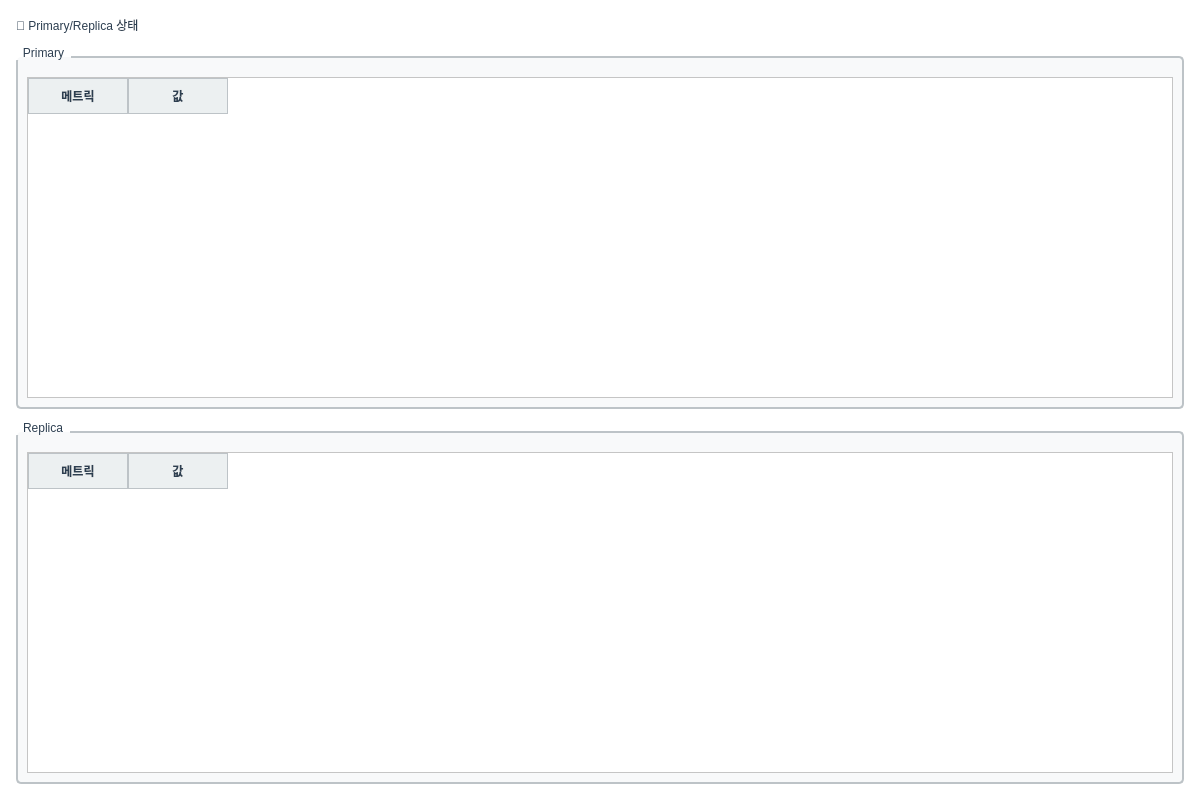
<?xml version="1.0" encoding="UTF-8"?>
<ui version="4.0">
 <class>OverviewTab</class>
 <widget class="QWidget" name="OverviewTab">
  <property name="geometry">
   <rect>
    <x>0</x>
    <y>0</y>
    <width>1200</width>
    <height>800</height>
   </rect>
  </property>
  <property name="windowTitle">
   <string>Overview</string>
  </property>
  <property name="styleSheet">
   <string notr="true">QWidget {
    background-color: #FFFFFF;
    color: #2C3E50;
    font-family: &quot;맑은 고딕&quot;;
    font-size: 9pt;
}

QTabWidget::pane {
    border: 1px solid #BDC3C7;
    background-color: #FFFFFF;
}

QTabBar::tab {
    background-color: #ECF0F1;
    color: #2C3E50;
    padding: 8px 16px;
    margin-right: 2px;
    border: 1px solid #BDC3C7;
    border-bottom: none;
    border-top-left-radius: 4px;
    border-top-right-radius: 4px;
}

QTabBar::tab:selected {
    background-color: #3498DB;
    color: #FFFFFF;
    font-weight: bold;
}

QTabBar::tab:hover {
    background-color: #D5DBDB;
}

QTableWidget {
    gridline-color: #BDC3C7;
    background-color: #FFFFFF;
    alternate-background-color: #F8F9FA;
    selection-background-color: #3498DB;
    selection-color: #FFFFFF;
}

QTableWidget::item {
    padding: 4px;
    border: none;
}

QHeaderView::section {
    background-color: #ECF0F1;
    color: #2C3E50;
    padding: 6px;
    border: 1px solid #BDC3C7;
    font-weight: bold;
}

QLineEdit, QTextEdit, QPlainTextEdit {
    background-color: #FFFFFF;
    border: 1px solid #BDC3C7;
    border-radius: 3px;
    padding: 4px;
    color: #2C3E50;
}

QLineEdit:focus, QTextEdit:focus, QPlainTextEdit:focus {
    border: 2px solid #3498DB;
}

QPushButton {
    background-color: #3498DB;
    color: #FFFFFF;
    border: none;
    border-radius: 4px;
    padding: 6px 12px;
    font-weight: bold;
}

QPushButton:hover {
    background-color: #2980B9;
}

QPushButton:pressed {
    background-color: #1F618D;
}

QPushButton:disabled {
    background-color: #BDC3C7;
    color: #7F8C8D;
}

QLabel {
    color: #2C3E50;
    background-color: transparent;
}

QGroupBox {
    border: 2px solid #BDC3C7;
    border-radius: 5px;
    margin-top: 10px;
    padding-top: 10px;
    background-color: #F8F9FA;
}

QGroupBox::title {
    subcontrol-origin: margin;
    subcontrol-position: top left;
    padding: 0 5px;
    color: #2C3E50;
    font-weight: bold;
}

QProgressBar {
    border: 1px solid #BDC3C7;
    border-radius: 3px;
    text-align: center;
    background-color: #ECF0F1;
}

QProgressBar::chunk {
    background-color: #3498DB;
}</string>
  </property>
  <layout class="QVBoxLayout" name="verticalLayout">
   <property name="spacing">
    <number>12</number>
   </property>
   <property name="leftMargin">
    <number>16</number>
   </property>
   <property name="topMargin">
    <number>16</number>
   </property>
   <property name="rightMargin">
    <number>16</number>
   </property>
   <property name="bottomMargin">
    <number>16</number>
   </property>
   <item>
    <widget class="QLabel" name="lbl_title">
     <property name="text">
      <string>🐘 Primary/Replica 상태</string>
     </property>
     <property name="styleSheet">
   <string notr="true">QWidget {
    background-color: #FFFFFF;
    color: #2C3E50;
    font-family: &quot;맑은 고딕&quot;;
    font-size: 9pt;
}

QTabWidget::pane {
    border: 1px solid #BDC3C7;
    background-color: #FFFFFF;
}

QTabBar::tab {
    background-color: #ECF0F1;
    color: #2C3E50;
    padding: 8px 16px;
    margin-right: 2px;
    border: 1px solid #BDC3C7;
    border-bottom: none;
    border-top-left-radius: 4px;
    border-top-right-radius: 4px;
}

QTabBar::tab:selected {
    background-color: #3498DB;
    color: #FFFFFF;
    font-weight: bold;
}

QTabBar::tab:hover {
    background-color: #D5DBDB;
}

QTableWidget {
    gridline-color: #BDC3C7;
    background-color: #FFFFFF;
    alternate-background-color: #F8F9FA;
    selection-background-color: #3498DB;
    selection-color: #FFFFFF;
}

QTableWidget::item {
    padding: 4px;
    border: none;
}

QHeaderView::section {
    background-color: #ECF0F1;
    color: #2C3E50;
    padding: 6px;
    border: 1px solid #BDC3C7;
    font-weight: bold;
}

QLineEdit, QTextEdit, QPlainTextEdit {
    background-color: #FFFFFF;
    border: 1px solid #BDC3C7;
    border-radius: 3px;
    padding: 4px;
    color: #2C3E50;
}

QLineEdit:focus, QTextEdit:focus, QPlainTextEdit:focus {
    border: 2px solid #3498DB;
}

QPushButton {
    background-color: #3498DB;
    color: #FFFFFF;
    border: none;
    border-radius: 4px;
    padding: 6px 12px;
    font-weight: bold;
}

QPushButton:hover {
    background-color: #2980B9;
}

QPushButton:pressed {
    background-color: #1F618D;
}

QPushButton:disabled {
    background-color: #BDC3C7;
    color: #7F8C8D;
}

QLabel {
    color: #2C3E50;
    background-color: transparent;
}

QGroupBox {
    border: 2px solid #BDC3C7;
    border-radius: 5px;
    margin-top: 10px;
    padding-top: 10px;
    background-color: #F8F9FA;
}

QGroupBox::title {
    subcontrol-origin: margin;
    subcontrol-position: top left;
    padding: 0 5px;
    color: #2C3E50;
    font-weight: bold;
}

QProgressBar {
    border: 1px solid #BDC3C7;
    border-radius: 3px;
    text-align: center;
    background-color: #ECF0F1;
}

QProgressBar::chunk {
    background-color: #3498DB;
}</string>
  </property>
    </widget>
   </item>
   <item>
    <widget class="QGroupBox" name="grp_primary">
     <property name="title">
      <string>Primary</string>
     </property>
     <layout class="QVBoxLayout" name="verticalLayout_primary">
      <item>
       <widget class="QTableWidget" name="table_primary">
        <property name="alternatingRowColors">
         <bool>true</bool>
        </property>
        <property name="selectionBehavior">
         <enum>QAbstractItemView::SelectRows</enum>
        </property>
        <column>
         <property name="text">
          <string>메트릭</string>
         </property>
        </column>
        <column>
         <property name="text">
          <string>값</string>
         </property>
        </column>
       </widget>
      </item>
     </layout>
    </widget>
   </item>
   <item>
    <widget class="QGroupBox" name="grp_replica">
     <property name="title">
      <string>Replica</string>
     </property>
     <layout class="QVBoxLayout" name="verticalLayout_replica">
      <item>
       <widget class="QTableWidget" name="table_replica">
        <property name="alternatingRowColors">
         <bool>true</bool>
        </property>
        <property name="selectionBehavior">
         <enum>QAbstractItemView::SelectRows</enum>
        </property>
        <column>
         <property name="text">
          <string>메트릭</string>
         </property>
        </column>
        <column>
         <property name="text">
          <string>값</string>
         </property>
        </column>
       </widget>
      </item>
     </layout>
    </widget>
   </item>
  </layout>
 </widget>
 <resources/>
 <connections/>
</ui>
